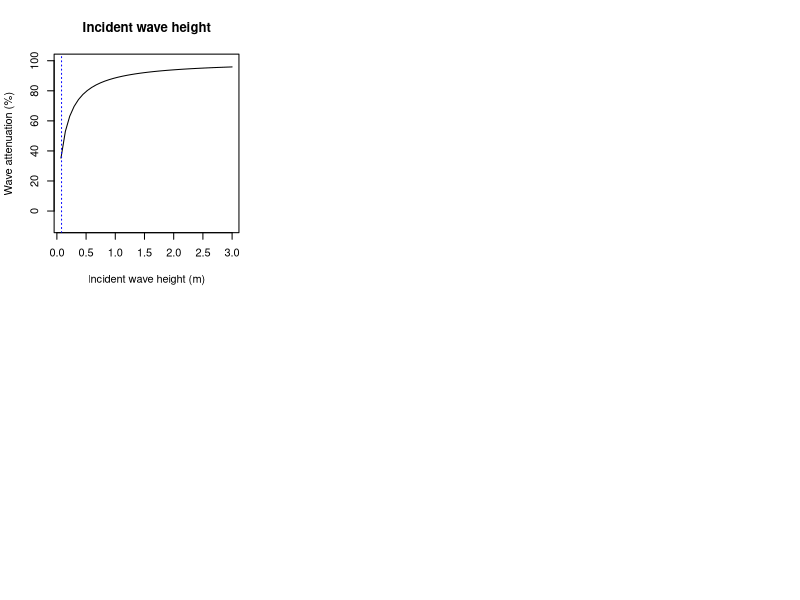

Generate this figure with R: (Note: this script raises an error after producing the figure.)
# Dalrymple et al 1984 equations: sensitivity analysis

dalrymple = function(H1, x, h, D, b, T, s, g, Cd){
	L = T*sqrt(g*h) # wave length (linear wave theory, shallow water)
	k =  2*pi/L # wave number = 2pi/wavelength
	w = 2*pi/T # radian frequency

	a = 2*Cd/(3*pi)*(D/b)*(H1/b)*((sinh(k*s))^3 + 3*(sinh(k*s))) * ((4*k)/(3*sinh(k*h)*(sinh(2*k*h) + 2*k*h)))
	H2 = H1/(1+a*x)
	atten = (H1-H2)/H1*100
	print(paste("%Atten: ", paste(round(atten, digits=3), collapse=" ")))
	return(H2)
}


g = 9.8 # gravity
H1 = 0.08 # incident wave height (m)
x = 43.3 # distance (m)
h = 1 # water depth (m)
D = 1*10^-2 # width of Thalassia testudinum (from Tussenbroek 1998 Aquatic Botany)
b = 1/sqrt(1100) # spacing of plants (m-1) (B&H report 1100 m-1, but this seems unreasonable, more likely m-2.
T = 1/0.75 # wave period (sec) (peak period in Fig. 4 in Bradley & Houser 2009)
s =  0.225 # height of veg above bottom (m)

L = T*sqrt(g*h) # wave length (linear wave theory, shallow water)
k =  2*pi/L # wave number = 2pi/wavelength
w = 2*pi/T # radian wave frequency

v = 1.35e-6 # kinematic viscosity of water (m2/s)

Cd = 1

#H1sens = seq(0.01, 3.01, by=0.1)
H1sens = seq(0.07, 3, length.out=40)
xsens = seq(1, 300, by = 10)
hsens = seq(0.1, 3, by=0.1)
Tsens = seq(0.5, 20, length.out=80)
Cdsens = 10^seq(-1, 3, length.out=80)
bsens = seq(0.0001, 0.1, length.out=40)


# Expect ~40% attenuation over 43m (B&H 2009)
height = dalrymple(H1=H1sens, x=x, h=h, D=D, b=b, T=T, s=s, g=g, Cd=Cd)
depth = dalrymple(H1=H1, x=x, h=hsens, D=D, b=b, T=T, s=s, g=g, Cd=Cd)
dist = dalrymple(H1=H1, x=xsens, h=h, D=D, b=b, T=T, s=s, g=g, Cd=Cd)
period = dalrymple(H1=H1, x=x, h=h, D=D, b=b, T=Tsens, s=s, g=g, Cd=Cd)
spacing = dalrymple(H1=H1, x=x, h=h, D=D, b=bsens, T=T, s=s, g=g, Cd=Cd)
friction = dalrymple(H1=H1, x=x, h=h, D=D, b=b, T=T, s=s, g=g, Cd=Cdsens)


# Plot sensitivity (% attenuation) w/ marsh or sand
ylim = c(-10,100)
par(mfrow=c(2,3))
plot(H1sens, (H1sens-height)/H1sens*100, type="l", main="Incident wave height", ylim=ylim, ylab="Wave attenuation (%)", xlab="Incident wave height (m)")
	abline(v = H1, col="blue", lty=3)
	abline(v = H1real, col="red", lty=3)
plot(hsens, (H1-depth)/H1*100, type="l", main="Depth", ylim=ylim, ylab="Wave attenuation (%)", xlab="Depth (m)")
	abline(v = h, col="blue", lty=3)
plot(xsens, (H1-dist)/H1*100, type="l", main="Distance", ylim=ylim, ylab="Wave attenuation (%)", xlab="Distance (m)")
	abline(v = x, col="blue", lty=3)
plot(Tsens, (H1-period)/H1*100, type="l", main="Period", ylim=ylim, ylab="Wave attenuation (%)", xlab="Period (sec)")
	abline(v = T, col="blue", lty=3)
plot(Cdsens, (H1-friction)/H1*100, type="l", main="Drag coefficient", ylim=ylim, ylab="Wave attenuation (%)", xlab="Drag coefficient (Cd)", log="x")
	abline(v = Cd, col="blue", lty=3)
plot(bsens, (H1-spacing)/H1*100, type="l", main="Spacing", ylim=ylim, ylab="Wave attenuation (%)", xlab="Spacing (m)")
	abline(v = b, col="blue", lty=3)
